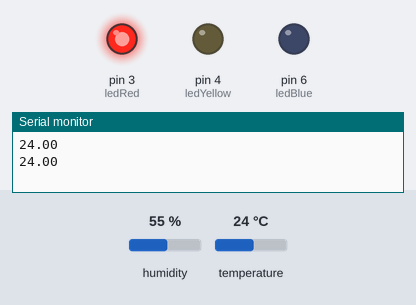
A sketch run on a simulated Arduino Uno, built with avr-gcc and run on an emulated ATmega328P. Parts: output pins drawn as LEDs (lit = HIGH), the last lines printed to the serial monitor. The test bench sets the inputs (shaded band); at power-on: temperature 24 °C, humidity 55 %.

Above: at 4.8 s.
4.9 s: temperature set to 25.6 °C
At 7.2 s:
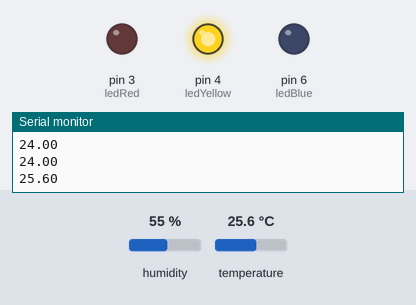
7.9 s: temperature set to 12 °C
At 9.0 s:
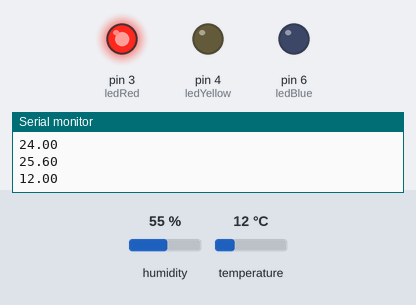
10.9 s: temperature set to 28 °C
At 12.4 s:
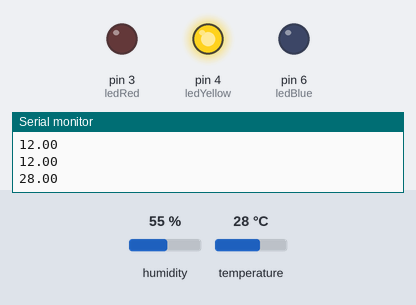
Timing chart, 0 to 13.9 s (numbered marks = the images above; inputs shaded):
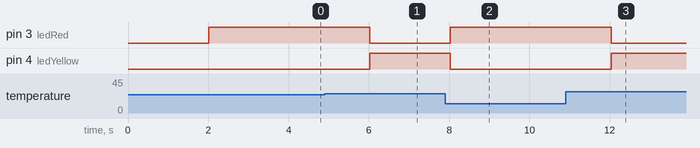

The sketch:

offline_LED_logic.ino
```cpp
#include "DHT.h"
#define DHTPIN   2     // what pin DHT 22 is on
#define DHTTYPE DHT22   // DHT 22  (AM2302)
int ledRed = 3;
int ledYellow = 4;
int ledGreen = 7;
int ledBlue = 6;

DHT dht(DHTPIN, DHTTYPE);

void setup() {
  Serial.begin(9600);
  pinMode(ledRed, OUTPUT);
  pinMode(ledYellow, OUTPUT);
  pinMode(ledRed, OUTPUT);
  pinMode(ledBlue, OUTPUT);
  dht.begin();
}

void loop() {
  delay(2000); // read every 2000 ms
  //float h = dht.readHumidity();
  float t = dht.readTemperature();


  digitalWrite(ledRed, LOW);
  digitalWrite(ledYellow, LOW);
  digitalWrite(ledGreen, LOW);

  // Check if any reads failed and show blue
  if (isnan(t)) {
    digitalWrite(ledBlue, HIGH);
    return;
  };

  // Show different coloured LED depending on desired temperature range.

  if (t > 25){digitalWrite(ledYellow, HIGH);
  } else if (20 <= t <= 25){digitalWrite(ledRed, HIGH);
  } else if (t < 20){digitalWrite(ledGreen, HIGH);
  }

  Serial.println(t); // Print temp for debugging
}
```

Measured:
- the behaviour switches between 25 and 25.1 °C on temperature (found by bisection; images 0 and 1)
- after the input at 4.9 s, pin 3 (ledRed): HIGH → LOW after 1.1 s; pin 4 (ledYellow): LOW → HIGH after 1.1 s
- after the input at 7.9 s, pin 3 (ledRed): LOW → HIGH after 0.12 s; pin 4 (ledYellow): HIGH → LOW after 0.12 s
- after the input at 10.9 s, pin 3 (ledRed): HIGH → LOW after 1.1 s; pin 4 (ledYellow): LOW → HIGH after 1.1 s
